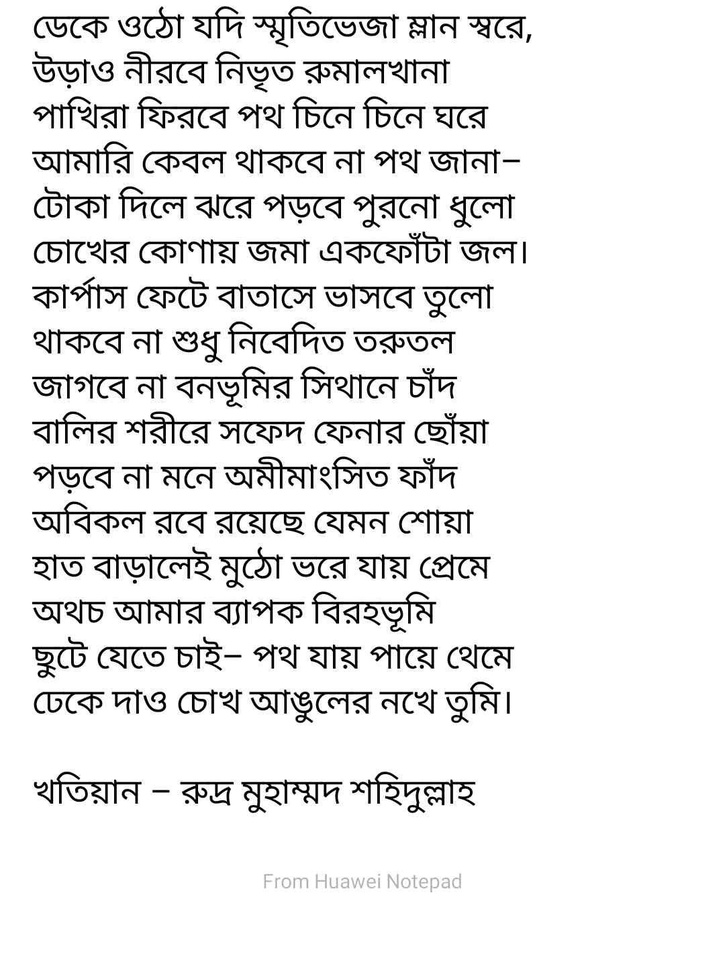
#> input picture OCR/images/1.jpg, 725 x 973 px, shrunk from 1080 x 1448 before the run
$ python ocr.py
#> lines starting #> are read from the running program, lines starting #| are printed output that depends on the picture; after the words box and inside, x2 and y2 are one past the last pixel; in counts of white or black regions, pixels touching at a corner belong together
'impot libraries and packeges'
import io
import os
import cv2
import PIL.Image
import pytesseract
import numpy as np
from pytesseract import Output
from matplotlib import pyplot as plt
from IPython.display import clear_output, Image, display


'defining the image path'
pytesseract.pytesseract.tesseract_cmd = 'C:/Program Files/Tesseract-OCR/tesseract.exe'
IMG_DIR = 'images/'


'taking input'
image = cv2.imread(IMG_DIR + '1.jpg')
#> image is the input picture: shape (973, 725, 3); min 0, max 255, mean 232.8

# [4 lines of commented-out code are left out]


"""~~~~~~~~~~~~~~~~~~~~~~~~~~~~~~~~~~~~
~~~~~~~~~ image pre-processing ~~~~~~~~~
~~~~~~~~~~~~~~~~~~~~~~~~~~~~~~~~~~~~"""


'applying greyscale filter'
gray_scale_image = cv2.cvtColor(image, cv2.COLOR_BGR2GRAY)

# [4 lines of commented-out code are left out]


'applying bilateral filter'
bilateral_image = cv2.bilateralFilter(gray_scale_image, 15, 75, 75)
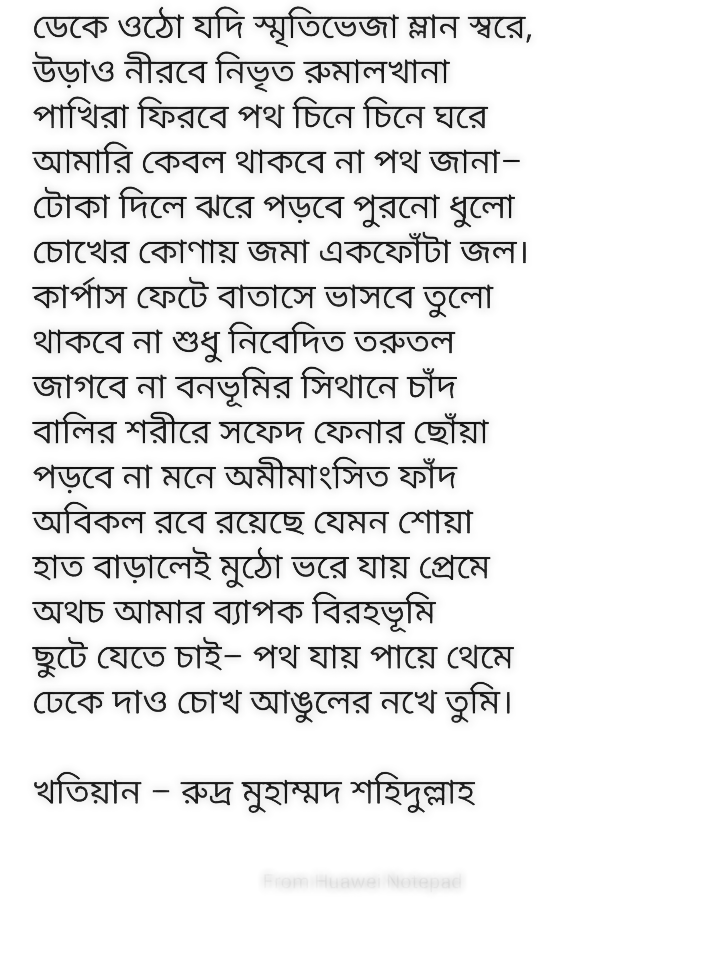
#> bilateral_image: shape (973, 725); min 11, max 255, mean 234

# [4 lines of commented-out code are left out]


'applying bit plane slicing or getting binary image'
binary_image = cv2.bitwise_not(bilateral_image)
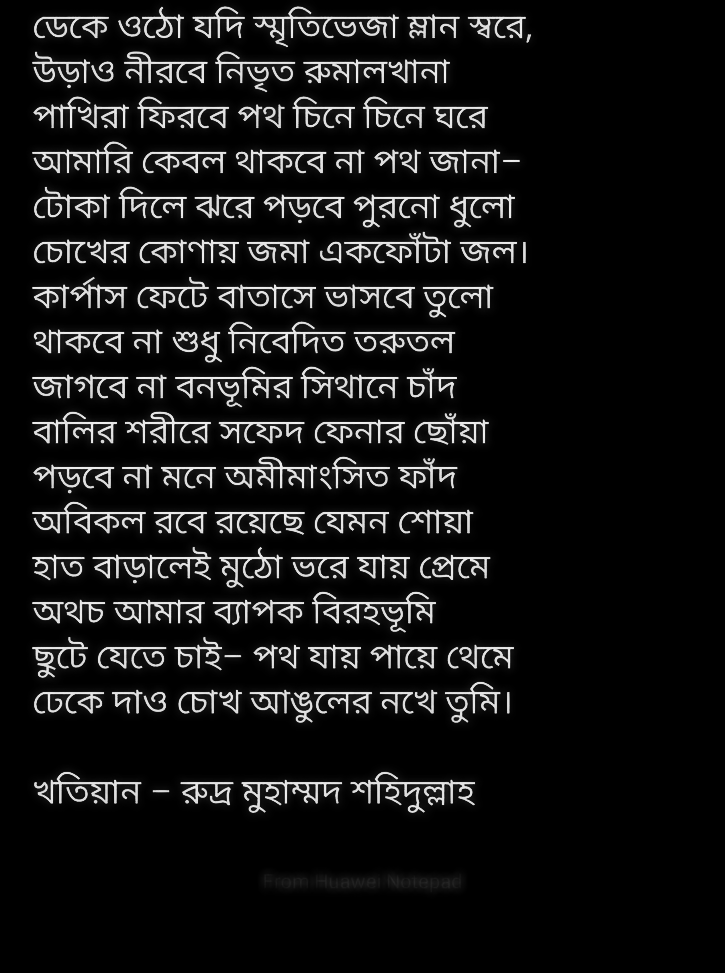
#> binary_image: shape (973, 725); min 0, max 244, mean 21

# [4 lines of commented-out code are left out]


'applying skew angle correction'

thresh = cv2.threshold(binary_image, 0, 255,
	cv2.THRESH_BINARY | cv2.THRESH_OTSU)[1]
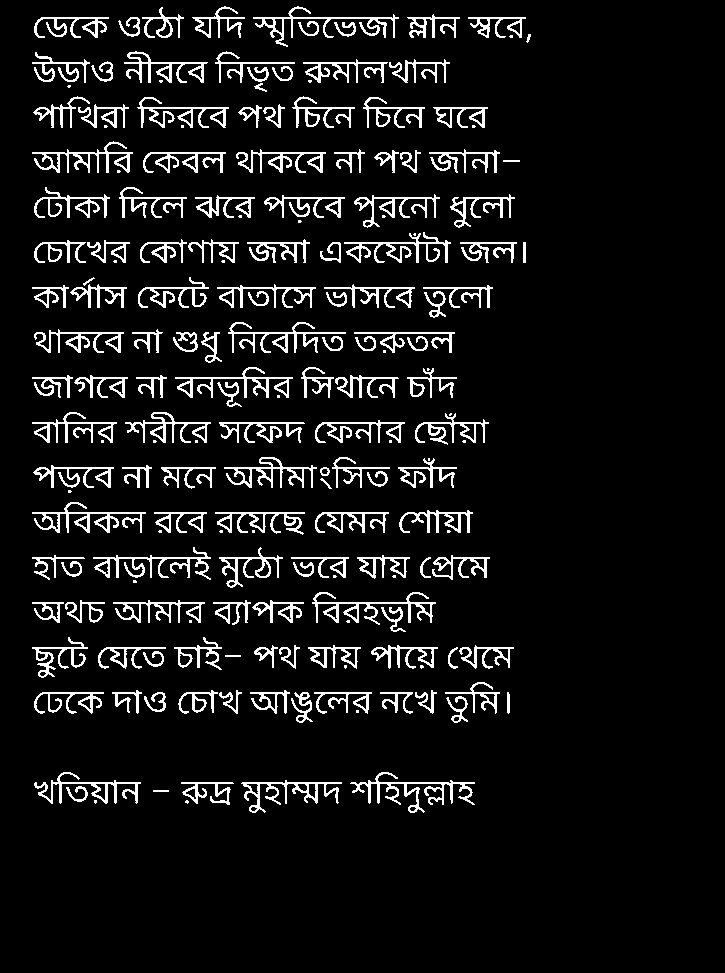
#> thresh: shape (973, 725); 7.9% white in thin lines or dots, all inside (x1, y1, x2, y2) = (32, 6, 531, 813)
coords = np.column_stack(np.where(thresh > 0))
#> coords = 55851 pairs, first value 6 to 812, second value 32 to 530
angle = cv2.minAreaRect(coords)[-1]
#> angle = -1.27
if angle < -45:
	angle = -(90 + angle)
else:
	angle = -angle
#> angle = 1.27
(h, w) = binary_image.shape[:2]
#> h = 973; w = 725
center = (w // 2, h // 2)
#> center = (362, 486)
M = cv2.getRotationMatrix2D(center, angle, 1.0)
#> M = [[1, 0.0221, -10.66], [-0.0221, 1, 8.13]]
rotated_image = cv2.warpAffine(binary_image, M, (w, h),
	flags=cv2.INTER_CUBIC, borderMode=cv2.BORDER_REPLICATE)
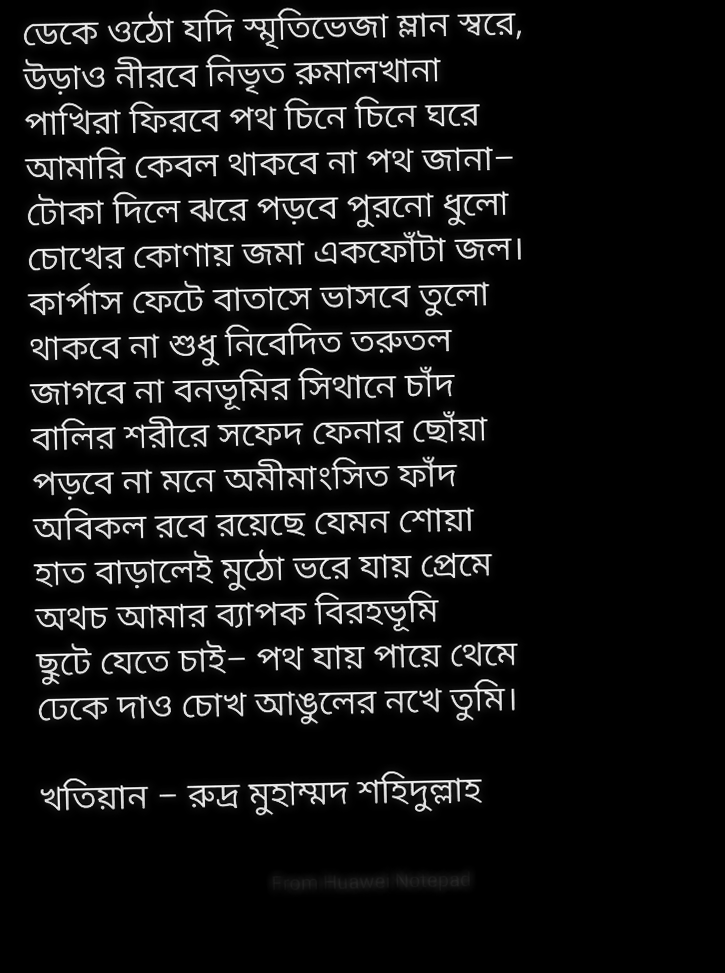
#> rotated_image: shape (973, 725); min 0, max 255, mean 21
cv2.putText(rotated_image, "Angle: {:.2f} degrees".format(angle),
	(10, 30), cv2.FONT_HERSHEY_SIMPLEX, 0.7, (0, 0, 255), 2)
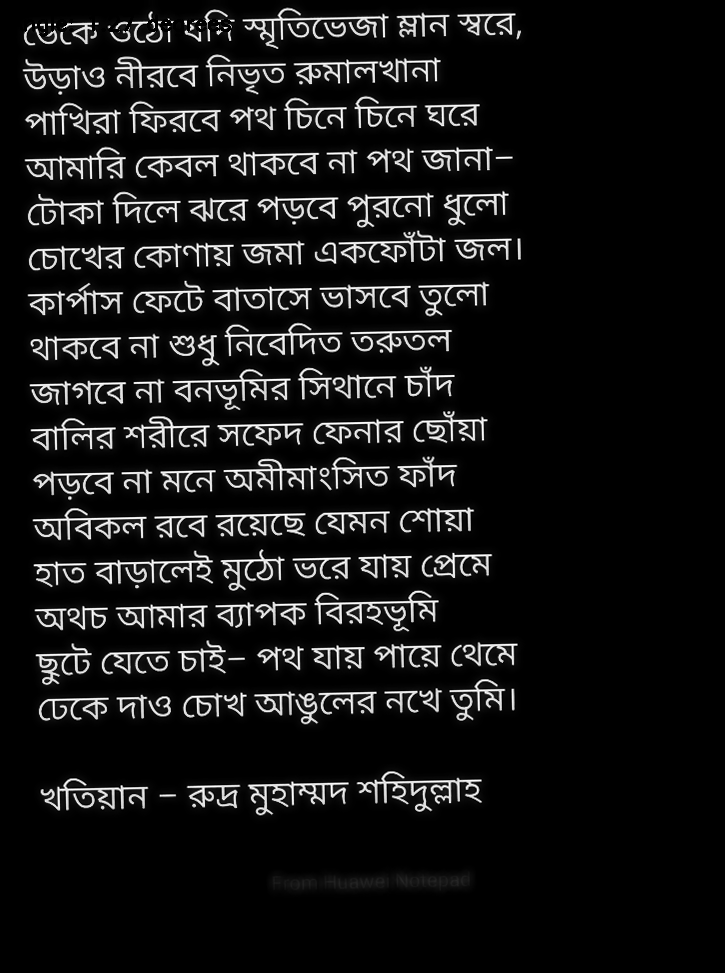
#> rotated_image: shape (973, 725); 0.19% of pixels changed, all inside (x1, y1, x2, y2) = (18, 14, 231, 37)

# [4 lines of commented-out code are left out]


"""~~~~~~~~~~~~~~~~~~~~~~~~~~~~~~~~~~~~
~~~~~~~~~~~ line segmentation ~~~~~~~~~
~~~~~~~~~~~~~~~~~~~~~~~~~~~~~~~~~~~~"""


#> (the run stopped early here; a loop or call above may not have finished)

$ run again, with OCR/images/bangla.jpg copied over OCR/images/1.jpg
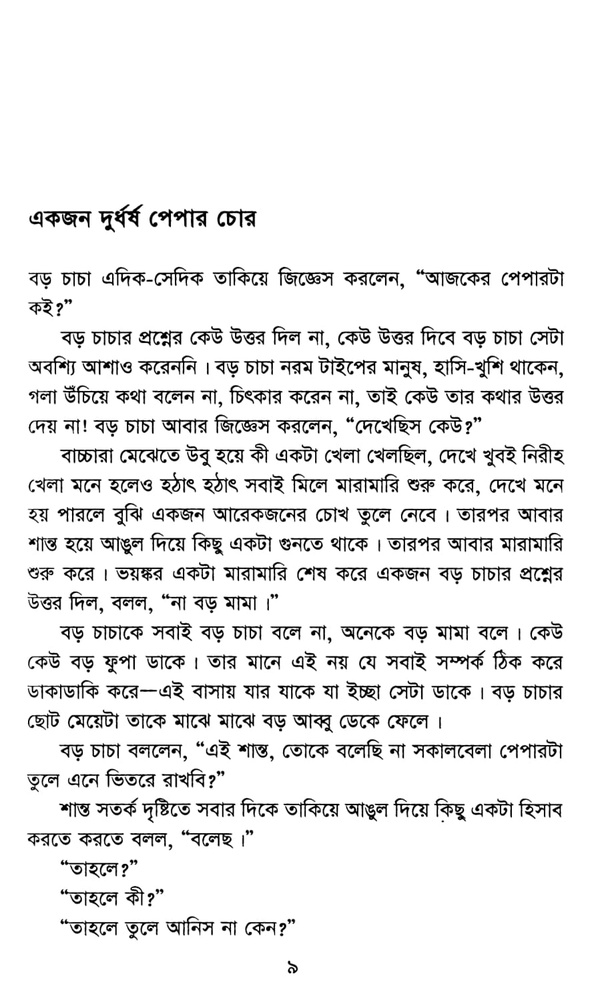
#> input picture OCR/images/bangla.jpg, 592 x 1000 px, shrunk from 887 x 1499 before the run
#> image is the input picture: shape (1000, 592, 3); min 0, max 255, mean 235.5
#> `thresh = cv2.threshold(binary_image, 0, 255, cv2.THRESH_BINARY | cv2.T..`:
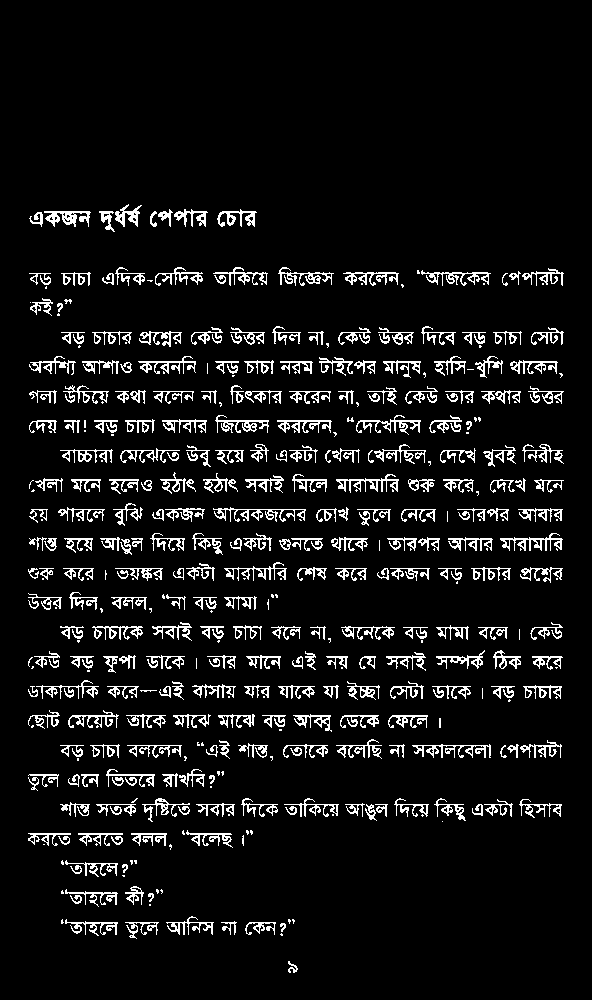
#> thresh: shape (1000, 592); 7.7% white in thin lines or dots, all inside (x1, y1, x2, y2) = (28, 204, 564, 973)
#> coords = 45397 pairs, first value 204 to 972, second value 28 to 563
#> `angle = cv2.minAreaRect(coords)[-1]`: angle = -0.163
#> `angle = -angle`: angle = 0.163
#> M = [[1, 0.00285, -1.42], [-0.00285, 1, 0.845]]
#> `rotated_image = cv2.warpAffine(binary_image, M, (w, h), flags=cv2.INTE..`:
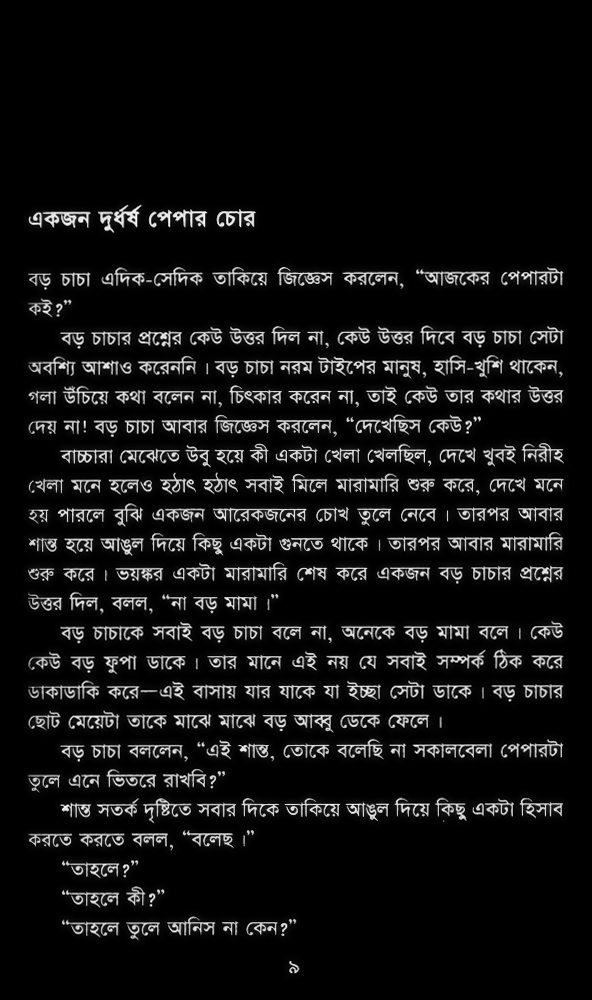
#> rotated_image: shape (1000, 592); min 0, max 255, mean 18
